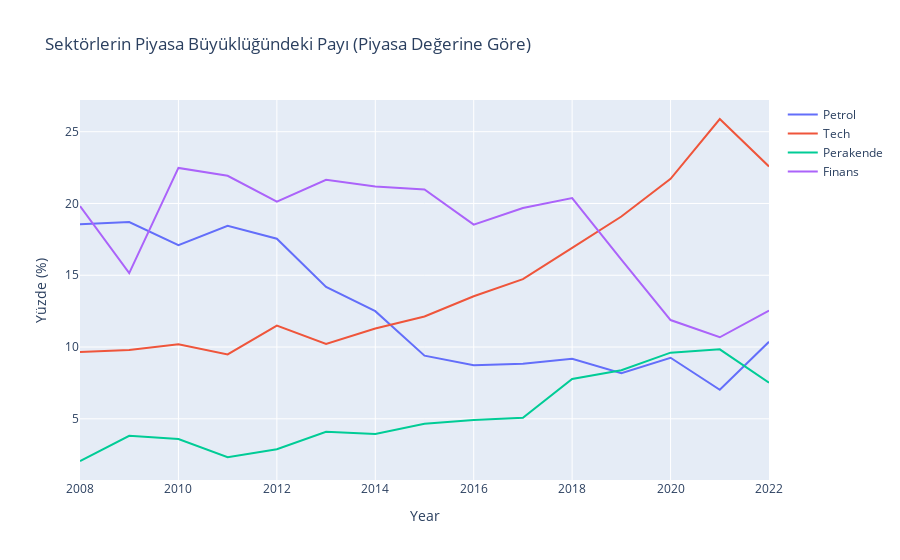

The cell this chart's notebook holds for it:
### Code cell
total_market_value = data_set.groupby(['Year'])['Market_Value'].sum()

banking_mv = data_set[data_set['Industry'] == 'Banking'].groupby(['Year'])['Market_Value'].sum()/total_market_value
fin_mv = data_set[data_set['Industry'] == 'Diversified Financials'].groupby(['Year'])['Market_Value'].sum()/total_market_value
finans_mv = (banking_mv + fin_mv)

it_mv = data_set[data_set['Industry'] == 'IT Software & Services'].groupby(['Year'])['Market_Value'].sum()/total_market_value
tek_mv = data_set[data_set['Industry'] == 'Technology Hardware & Equipment'].groupby(['Year'])['Market_Value'].sum()/total_market_value
tech_mv = (it_mv + tek_mv)

oil_mv = data_set[data_set['Industry'] == 'Oil & Gas Operations'].groupby(['Year'])['Market_Value'].sum()/total_market_value
retail_mv = data_set[data_set['Industry'] == 'Retailing'].groupby(['Year'])['Market_Value'].sum()/total_market_value



fig = go.Figure()

fig.add_trace(go.Scatter(x=total_market_value.index, y=oil_mv*100, mode='lines', name='Petrol'))
fig.add_trace(go.Scatter(x=total_market_value.index, y=tech_mv*100, mode='lines', name='Tech'))
fig.add_trace(go.Scatter(x=total_market_value.index, y=retail_mv*100, mode='lines', name='Perakende'))
fig.add_trace(go.Scatter(x=total_market_value.index, y=finans_mv*100, mode='lines', name='Finans'))

fig.update_layout(
    title='Sektörlerin Piyasa Büyüklüğündeki Payı (Piyasa Değerine Göre)',
    xaxis_title='Year',
    yaxis_title='Yüzde (%)',
)

fig.show()

### Figure 1 — Plotly figure (JSON) as saved in the notebook; plotly's stock layout.template omitted (floating-point values rounded to 4 significant figures)
{"data": [{"mode": "lines", "name": "Petrol", "type": "scatter", "x": [2008, 2009, 2010, 2011, 2012, 2013, 2014, 2015, 2016, 2017, 2018, 2019, 2020, 2021, 2022], "y": [18.55, 18.71, 17.09, 18.44, 17.54, 14.18, 12.5, 9.398, 8.734, 8.838, 9.187, 8.169, 9.251, 7.022, 10.36]}, {"mode": "lines", "name": "Tech", "type": "scatter", "x": [2008, 2009, 2010, 2011, 2012, 2013, 2014, 2015, 2016, 2017, 2018, 2019, 2020, 2021, 2022], "y": [9.651, 9.793, 10.19, 9.481, 11.49, 10.21, 11.29, 12.13, 13.53, 14.73, 16.91, 19.09, 21.72, 25.89, 22.58]}, {"mode": "lines", "name": "Perakende", "type": "scatter", "x": [2008, 2009, 2010, 2011, 2012, 2013, 2014, 2015, 2016, 2017, 2018, 2019, 2020, 2021, 2022], "y": [2.059, 3.815, 3.586, 2.33, 2.875, 4.1, 3.948, 4.65, 4.912, 5.07, 7.768, 8.387, 9.608, 9.838, 7.51]}, {"mode": "lines", "name": "Finans", "type": "scatter", "x": [2008, 2009, 2010, 2011, 2012, 2013, 2014, 2015, 2016, 2017, 2018, 2019, 2020, 2021, 2022], "y": [19.81, 15.15, 22.48, 21.93, 20.13, 21.65, 21.19, 20.98, 18.53, 19.69, 20.38, 16.08, 11.88, 10.68, 12.54]}], "layout": {"title": {"text": "Sektörlerin Piyasa Büyüklüğündeki Payı (Piyasa Değerine Göre)"}, "xaxis": {"title": {"text": "Year"}}, "yaxis": {"title": {"text": "Yüzde (%)"}}}}
